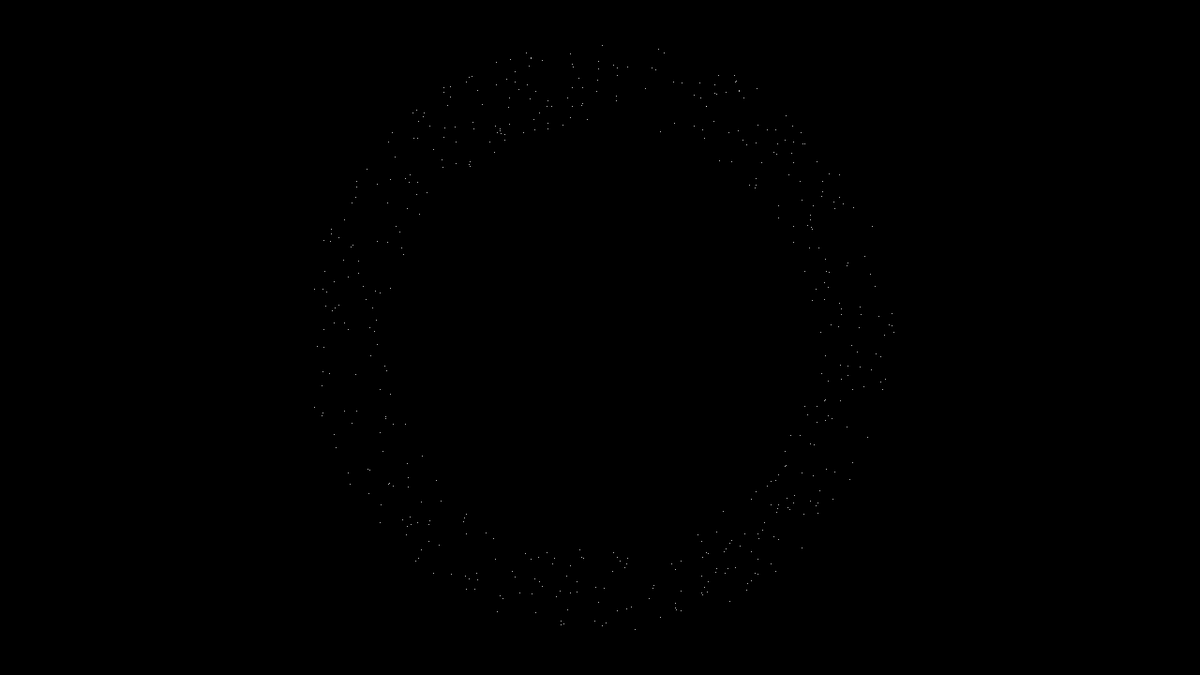
Frame 1 (no input)
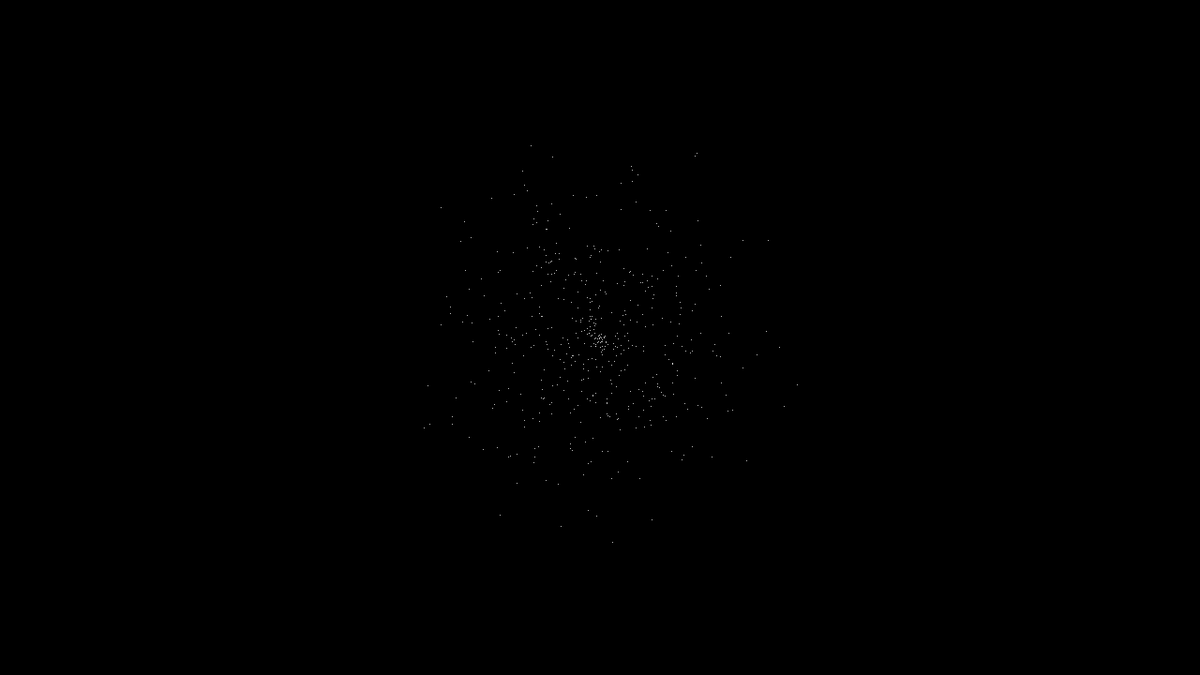
Frame 60 (the mouse pressed at the canvas centre just before this capture)
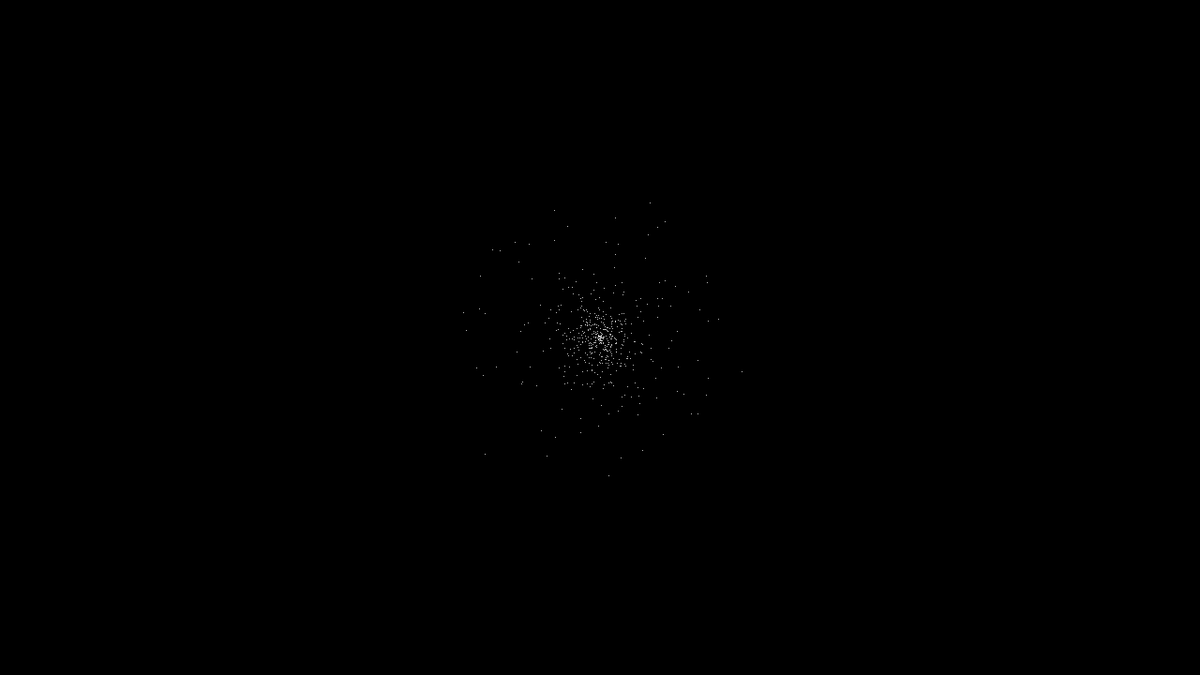
Frame 120 (the mouse held since frame 60 and released just before this capture)

The Processing sketch that drew these frames (run headless with seeded random() and noise(); from frame 60 on, the mouse is pressed at the canvas centre):

// Processing sketch: sketch_1_15_ad_long
// ── sketch_1_15_ad_long.pde
int p_num = 500;
particle particles[];
PVector target, t_vel;

void setup() {
  size(1280, 720);
  cursor(HAND);

  particles = new particle[p_num];
  float r = 0.45*height;
  for (int i = 0; i < p_num; i++) {
    float theta = random(-PI, PI);
    PVector _pos = new PVector(0.5*width+ r*sin(theta), 0.5*height+ r*cos(theta));
    PVector _vel = new PVector(0, 0);
    PVector _prevPos = new PVector(width/2, height/2);
    particles[i] = new particle(_pos, _vel, _prevPos);
  }
  target = new PVector(width/2, height/2);
  t_vel = new PVector(0, 0);
}

void draw() {
  background(0);
  if (mouseX != 0) {
    t_vel = PVector.sub(new PVector(mouseX, mouseY), target);
    t_vel.mult(0.5);
  }

  target.add(t_vel);
  for (int i = 0; i < p_num; i++) {
    particles[i].render(target);
  }
}
// ── particle.pde
class particle {
  PVector pos, vel, prevPos;
  float accel_ctrl, spd_ctrl;

  particle(PVector _pos, PVector _vel, PVector _prevPos) {
    pos = _pos;
    vel = _vel;
    prevPos = _prevPos;
    accel_ctrl = random(0.03, 0.3);
    spd_ctrl = random(1.01, 1.05);
  }
  void render(PVector _target) {
    update(_target);
    display();
    //updatePos();
  }

  void update(PVector _target) {
    PVector accel = PVector.sub(_target, pos);
    accel.mult(accel_ctrl);
    vel.div(spd_ctrl);
    vel.add(accel);
    pos.add(vel);
  }

  void display() {
    stroke(255);

    //PVector diff_pos = PVector.sub(pos, prevPos);
    ////int s = (int)random(5, 10);
    //float s = diff_pos.magSq()/200;
    //println(s);
    //s = constrain(s,5,10);
    //for (int i = 0; i < s; i ++) {
    //  for (int j = 0; j < s; j++) {
    //    PVector offset = new PVector(noise(i,j)*diff_pos.x, noise(j,i)*diff_pos.y);
    //    PVector offsetPos = PVector.add(pos, offset);
    //    point(offsetPos.x, offsetPos.y);//, prevPos.x, prevPos.y);
    //  }
    //}

    //line(pos.x, pos.y, prevPos.x, prevPos.y);
    point(pos.x, pos.y);
    //particles
    

    //for (float i = 0; i < 1; i+= div) {
    //  PVector prevP = PVector.lerp(pos, prevPos, i);
    //  PVector p = PVector.lerp(pos, prevPos, i+div);
    //  stroke(255, 100);
    //  line(prevP.x, prevP.y, p.x, p.y);
    //}
  }

  void updatePos() {
    prevPos.x = pos.x;
    prevPos.y = pos.y;
  }
}
